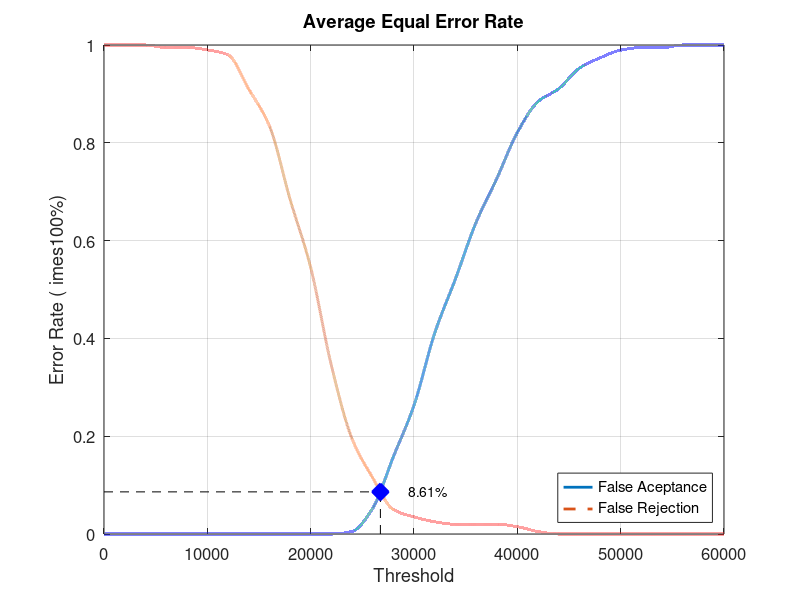
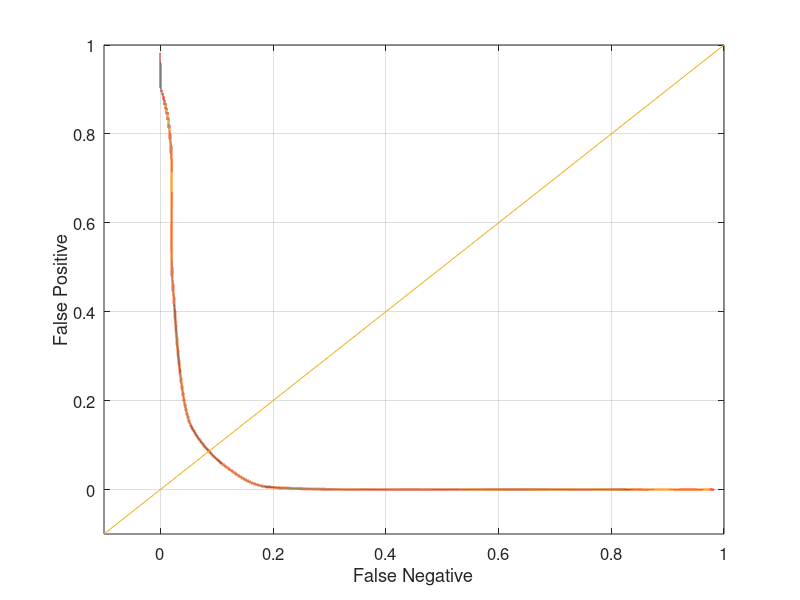

Recreate these plots in MATLAB, in order.
close all;
clear;
clc;
x = 0:2000:60000;
xq = 0:0.5:60000;

y0 = [0 0 0 0 0 0 0 0 0 0 0 0 0.00526316 0.0526316 0.157895 0.263158 0.410526 0.521053 0.636842 0.726316 0.821053 0.884211 0.910526 0.952632 0.973684 0.989474 0.994737 0.994737 1 1 1]
yy0 = interp1(x, y0, xq, 'pchip');
y1 = [1 1 1 0.995 0.995 0.99 0.98 0.91 0.835 0.685 0.545 0.345 0.195 0.115 0.05 0.035 0.025 0.02 0.02 0.02 0.015 0.005 0 0 0 0 0 0 0 0 0]
yy1 = interp1(x, y1, xq, 'pchip');

% Calculating EER: 
y2 = abs(y0 - y1);
find(y2 == min(y2))
yy2 = abs(yy0 - yy1);
xEER = find(yy2 == min(yy2));
xEERIndex = xq(xEER) % X-axis EER
yEER = yy0(xEER) % Y-axis EER

main = figure
plot(xq, yy0,'-','LineWidth', 2);	hold on
plot(xq, yy1,'--','LineWidth', 2);	hold on
plot([xEERIndex xEERIndex], [0 yEER], 'k--');	hold on
plot([0 xEERIndex], [yEER yEER], 'k--');	hold on
plot(xEERIndex, yEER, 'bx', 'LineWidth', 10);	hold on
text(xEERIndex + 10 * xEERIndex / 100, yEER, [num2str(round((10000 * yEER)) / 100) '%'])
legend('False Aceptance', 'False Rejection', 'Location', 'SouthEast')
xlabel('Threshold')
ylabel('Error Rate (	imes100%)')
title('Average Equal Error Rate')
set(gca, 'FontSize', 12)
axis([0 60000 0 1])
grid on

print(main, 'Database2_4Main', '-dpng');
FNRxFPR = figure('Color', [1 1 1]);
plot(yy1, yy0, '-', yy1, yy0, 'LineWidth', 2);
hold on
y = -0.1:0.1:1
plot(y, y); 
set(gca, 'FontSize', 12)
xlabel('False Negative')
ylabel('False Positive')
axis([-0.1 1 -0.1 1])
set(gca, 'FontSize', 12)
grid on

print(FNRxFPR, 'Database2_4FNRxFPR','-dpng');
